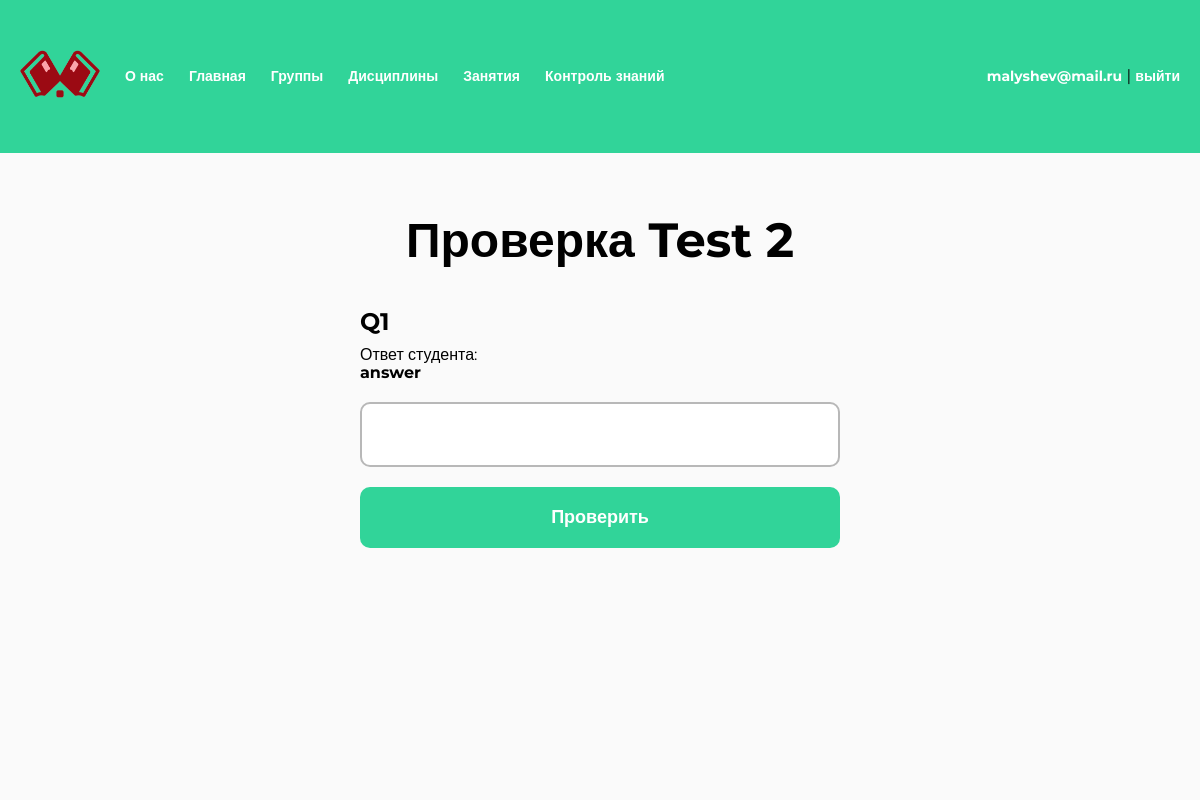
The page /test/try/25/check/ (signed in) on the database its author committed.
### study/models.py (models this page shows, shortened)
class Try(models.Model):
    user = models.ForeignKey(User, related_name="tests_tries", on_delete=models.CASCADE)
    test = models.ForeignKey(Test, related_name="users_tries", on_delete=models.CASCADE)
    score = models.FloatField()
    need_check = models.BooleanField(default=False)
    class Meta:
        verbose_name = "Попытка"
        verbose_name_plural = "Попытки"

class Test(models.Model):
    name = models.CharField(max_length=128)
    class Meta:
        verbose_name = "Тест"
        verbose_name_plural = "Тесты"

class StudentAnswer(models.Model):
    answer = models.CharField(max_length=512)
    question = models.ForeignKey(Question, related_name="students_answers", on_delete=models.CASCADE)
    user = models.ForeignKey(User, related_name="test_answers", on_delete=models.CASCADE)
    student_try = models.ForeignKey(Try, related_name="students_answers", on_delete=models.CASCADE, null=True)
    class Meta:
        verbose_name = "Ответ студента"
        verbose_name_plural = "Ответы студентов"

class Question(models.Model):
    class Type(models.TextChoices):
        TEXT = "TX", "Текстовый"
        CHOOSE = "CH", "С вариантами ответа"
    test = models.ForeignKey(Test, related_name="questions", on_delete=models.CASCADE)
    type = models.CharField("Тип", max_length=32, choices=Type.choices)
    text = models.CharField(max_length=256)
    class Meta:
        verbose_name = "Вопрос"
        verbose_name_plural = "Вопросы"

### study/views.py (the view, shortened to what this page needs)
# urls.py: path("test/try/<int:pk>/check/", views.CheckTestView.as_view(), name="test-try-check"),
@method_decorator(not_student, name="dispatch")
class CheckTestView(LoginRequiredMixin, View):
    def get(self, request, *args, **kwargs):
        student_try = get_object_or_404(Try, pk=kwargs["pk"])
        return render(request, "study/test/check.html", {
            "try": student_try
        })

### study/templates/study/test/check.html (shortened to what this page needs)
{% extends "base.html" %}
{% load static %}
{% block extra_css %}
<link rel="stylesheet" href="{% static 'css/checkbox.css' %}">
{% endblock %}
{% block content %}
<section class="section">
    <h1 class="h1 h1_center">Проверка {{ try.test.name }}</h1>
    <form action="." method="POST" class="form mt-40">
        {% for answer in try.students_answers.all %}
        <div class="form__item">
            <label class="form__label">{{ answer.question.text }}</label>
            <p>Ответ студента: <br> <b>{{ answer.answer }}</b></p>
            <div class="form__item mt-20">
                <input class="form__input" type="number" min=1 max=10 name="{{ answer.pk }}" required>
            </div>
        </div>
        {% endfor %}
        <div class="form__item">
            <button type="submit" class="btn">Проверить</button>
        </div>
    </form>
</section>
{% endblock %}

### templates/base.html (shortened to what this page needs)
{% load static %}
<!DOCTYPE html>
<html lang="ru">
<head>
	<link rel="stylesheet" href="{% static 'css/reset.css' %}">
	<link rel="stylesheet" href="{% static 'css/main.css' %}">
	<link rel="stylesheet" href="{% static 'css/menu.css' %}">
    {% block extra_css %}{% endblock %}
</head>
<body>
	<header class="header">
		<div class="container">
			<ul class="header-menu">
				<li><a href="{% url 'index' %}" class="logo"><img src="{% static 'img/logo.png' %}" alt=""></a></li>
				<li><a href="{% url 'about' %}">О нас</a></li>
				{% if user.is_authenticated %}
				<li><a href="{% url 'index' %}">Главная</a></li>
				{% if user.profile.type == 1 %}
				<li><a href="{% url 'teachers' %}">Преподаватели</a></li>
				<li><a href="{% url 'students' %}">Студенты</a></li>
				<li><a href="{% url 'applications' %}">Заявки</a></li>
				<li><a href="{% url 'groups' %}">Группы</a></li>
				<li><a href="{% url 'subjects' %}">Дисциплины</a></li>
				<li><a href="{% url 'lessons' %}">Занятия</a></li>
				<li><a href="{% url 'tests' %}">Контроль знаний</a></li>
				{% elif user.profile.type == 2 %}
				<li><a href="{% url 'my-group' %}">Группы</a></li>
				<li><a href="{% url 'my-subjects' %}">Дисциплины</a></li>
				<li><a href="{% url 'my-lessons' %}">Занятия</a></li>
				<li><a href="{% url 'tests' %}">Контроль знаний</a></li>
				{% endif %}
				<li class="header-menu-profile">
					<a href="{% url 'profile' %}">{{ user.username }}</a> | <a href="{% url 'logout' %}">выйти</a>
				</li>
				{% endif%}
			</ul>
		</div>
	</header>
	<main class="main">
		<div class="container">
		    {% block content %}{% endblock %}
		</div>
	</main>
</body>
</html>

### static/css/main.css (style rules this page uses)
:root { --green: #31D499; --red: #D43131; --background: #FAFAFA; --gray: #B8B8B8; --tablePrimary: #EFEFEF; --tableSecondary: #FAFAFA; }
* { padding: 0; margin: 0; box-sizing: border-box; }
html { font-family: "Montserrat", sans-serif; }
body { display: flex; flex-direction: column; min-height: 100vh; height: 100%; }
.container { max-width: 1240px; padding: 0 20px; margin: 0 auto; position: relative; }
.mt-40 { margin-top: 40px; }
.mt-20 { margin-top: 20px; }
.h1 { color: #000; font-size: 48px; font-weight: 700; }
.h1_center { text-align: center; }
input, textarea { color: #000; font-size: 18px; font-weight: 500; padding: 20px; max-width: 480px; width: 100%; border-radius: 10px; border: 2px solid var(--gray); display: block; }
input::placeholder { color: var(--gray); }
.btn { color: #FFF; font-size: 18px; font-weight: 700; border-radius: 10px; background: var(--green); padding: 20px 50px; text-align: center; cursor: pointer; text-decoration: none; display: block; width: fit-content; }
button[type='submit'], button.submit { width: 100%; padding: 20px; }
.header { padding: 50px 0; background: var(--green); }
.logo img { width: 100%; max-width: 80px; }
.main { flex: 1 1 100%; padding: 60px 0; background-color: var(--background); }
.form { max-width: 480px; width: 100%; margin-left: auto; margin-right: auto; }
.form__item:not(:last-of-type) { margin-bottom: 20px; }
.form__label { display: block; margin-bottom: 10px; color: #000; font-size: 24px; font-weight: 700; }
.form__label { display: block; }

### static/css/menu.css (style rules this page uses)
ul { list-style: none; }
.header-menu { display: flex; align-items: center; gap: 25px; width: 100%; }
.header-menu a { text-decoration: none; font-weight: 700; color: white; font-size: 14px; }
.header-menu-profile { margin-left: auto; }

### rows shown on the page
Try: test.name "Test 2"
StudentAnswer: question.text "Q1", answer "answer"

### other values the page prints
{{ user.username }} "malyshev@mail.ru"
